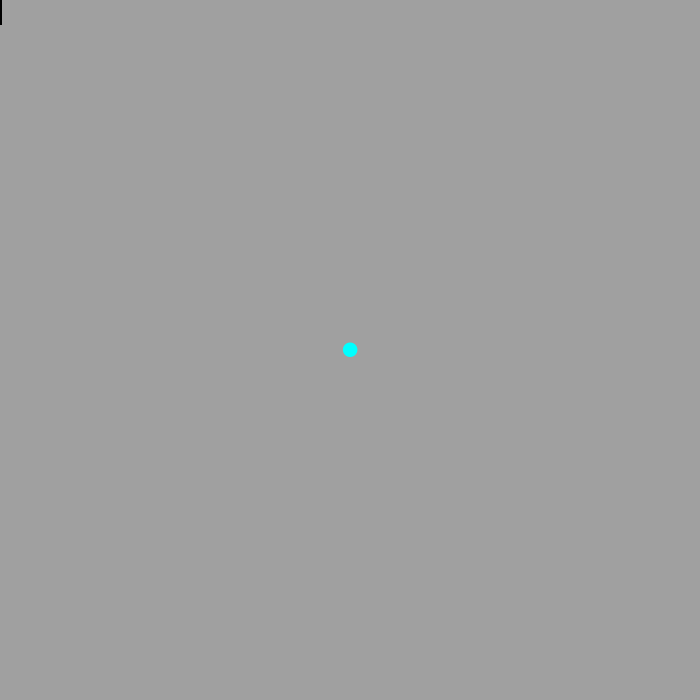
Frame 1 (no input)
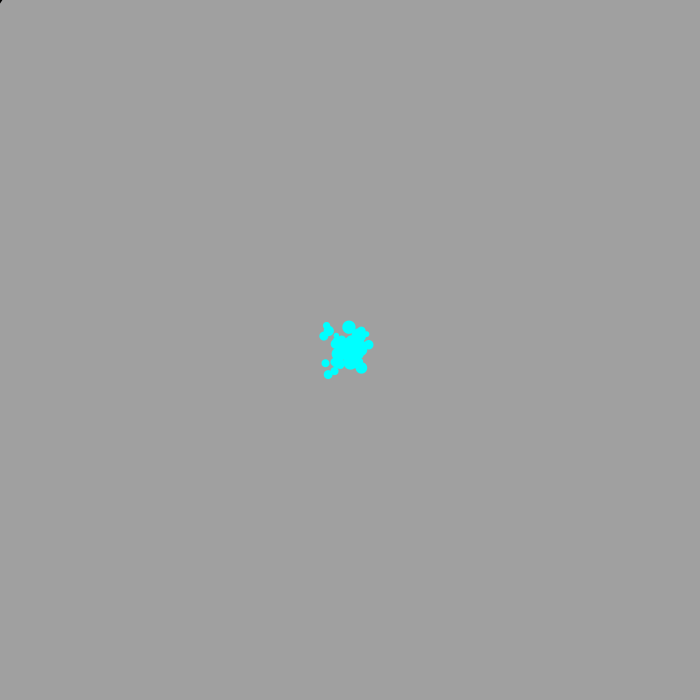
Frame 60 (the mouse pressed at the canvas centre just before this capture)
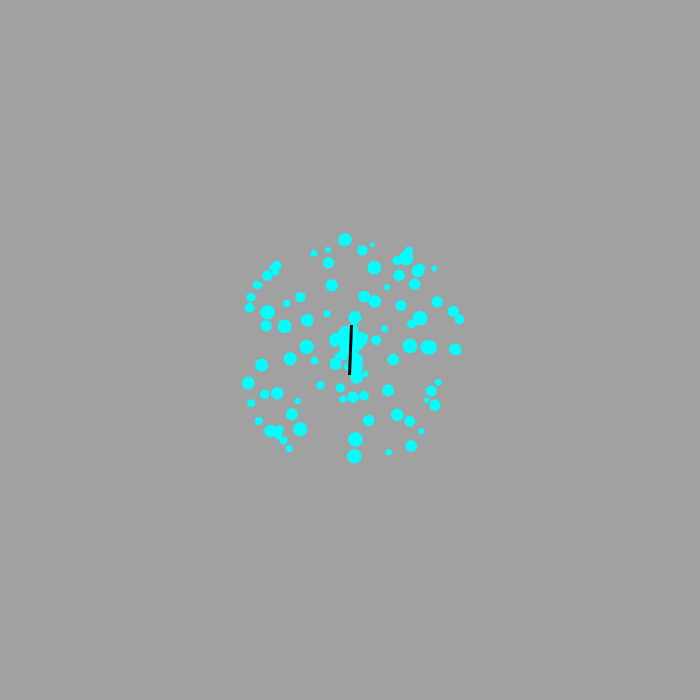
Frame 120 (the mouse held since frame 60 and released just before this capture)

The Processing sketch that drew these frames (run headless with seeded random() and noise(); from frame 60 on, the mouse is pressed at the canvas centre):

// Processing sketch: processing_97429
// ── processing_97429.pde

ArrayList particles;

Fan f;
int fSize = 50; // fan size
float fSpeed=0.01; // fan speed

void setup() {
  size(700, 700);
  particles = new ArrayList();
  smooth();
  noCursor(); //hide cursor
  f = new Fan();
}

void draw() {
  particles.add(new Particle());

  background(160);

  for (int i=0; i < particles.size(); i++) {
    Particle p = (Particle) particles.get(i);
    p.run();
    p.display();
    p.wind(mouseX,mouseY);
    
    if ((p.y>height) || (p.y<0) || (p.x>width) || (p.x<0)) {
      particles.remove(i); // delete particle
    }

  }
  f.display();
  f.update();
}


class Fan {
  float x;
  float y;
  float rotation;

  Fan() {
    x= mouseX;
    y= mouseY;
  }

  void update() {
    x=mouseX;
    y=mouseY;
    rotation+=fSpeed;
  }
  
  void display() {
      noStroke();
      fill(0);
      pushMatrix();
      translate(mouseX, mouseY);
      rotate(rotation);
      rect(-1, 0-(fSize/2), 3, fSize);
      popMatrix();
      if (mousePressed) {
    if(fSpeed<0.8){
      fSpeed+=0.01;
    }
      }
    else {
      if(fSpeed>0.02){
        fSpeed-=0.01;
      }
    }
  }
}


class Particle {
  float x;
  float y;
  float xspeed;
  float yspeed;
  float r;


  Particle() {
    x= width/2;
    y= height/2;
    xspeed= random(-0.5, 0.5);
    yspeed= random(-0.5, 0.5);
    r=random(5,15);
  }

  void run() {
    x = x+xspeed;
    y = y+yspeed;
  }

  void wind(float posx,float posy){
    float d = dist(posx,posy,x,y);
    float r = atan2(mouseY-y,mouseX-x)+PI;
   
    if(d<fSize){
        xspeed = xspeed + (d * cos(r))/(100/fSpeed);
        yspeed = yspeed + (d * sin(r))/(100/fSpeed); 
  }
}

  void display() {
    noStroke();
    fill(0,255,255);
    ellipse(x,y, r, r);
  }
}
